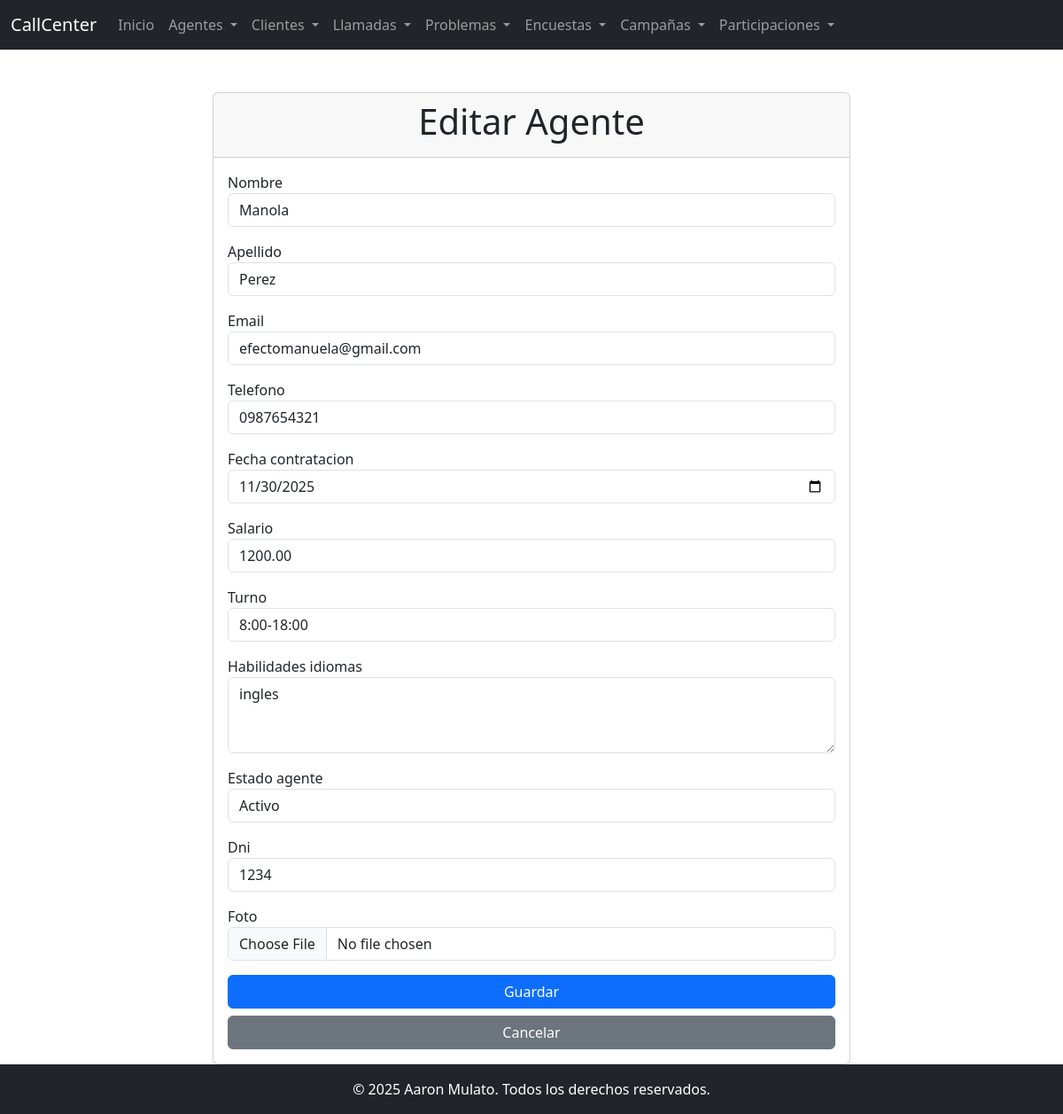
The page /agentes/1/actualizar/ on the database its author committed.
### app_callcenter/models.py (models this page shows, shortened)
class AgenteCallCenter(models.Model):
    nombre = models.CharField(max_length=100, null=True, blank=True)
    apellido = models.CharField(max_length=100, null=True, blank=True)
    email = models.EmailField(max_length=100, null=True, blank=True)
    telefono = models.CharField(max_length=20, null=True, blank=True)
    fecha_contratacion = models.DateField(null=True, blank=True)
    salario = models.DecimalField(max_digits=10, decimal_places=2, null=True, blank=True)
    turno = models.CharField(max_length=50, null=True, blank=True)
    habilidades_idiomas = models.TextField(null=True, blank=True)
    estado_agente = models.CharField(max_length=50, null=True, blank=True)
    dni = models.CharField(max_length=20, null=True, blank=True)
    foto = models.ImageField(upload_to='fotos_agentes/', null=True, blank=True)

### app_callcenter/views.py (the view)
# urls.py: path("agentes/<int:pk>/actualizar/", AgenteUpdateView.as_view(), name="agente-update"),
class AgenteUpdateView(UpdateView):
    model = AgenteCallCenter
    form_class = AgenteForm
    template_name = "app_callcenter/agente_form.html"
    success_url = reverse_lazy("app_callcenter:agente-list")

### app_callcenter/templates/app_callcenter/agente_form.html (shortened to what this page needs)
{% extends 'app_callcenter/base.html' %}
{% block content %}
<div class="container mt-4">
  <div class="row justify-content-center">
    <div class="col-md-8">
      <div class="card">
        <div class="card-header">
          <h1 class="text-center">{% if object %}Editar{% else %}Crear{% endif %} Agente</h1>
        </div>
        <div class="card-body">
          <form method="post" enctype="multipart/form-data">
            {% for field in form %}
              <div class="form-group mb-3">
                <label for="{{ field.id_for_label }}">{{ field.label }}</label>
                {{ field }}
              </div>
            {% endfor %}
            <div class="d-grid gap-2">
              <button type="submit" class="btn btn-primary">Guardar</button>
              <a href="{% if object %}{% url 'app_callcenter:agente-detail' object.pk %}{% else %}{% url 'app_callcenter:agente-list' %}{% endif %}" class="btn btn-secondary">Cancelar</a>
            </div>
          </form>
        </div>
      </div>
    </div>
  </div>
</div>
{% endblock %}

### rows shown on the page
AgenteCallCenter: form "Manola" "Perez" "efectomanuela@gmail.com" "0987654321" "11/30/2025" "1200.00" "8:00-18:00" "ingles" "Activo" "1234"

### other values the page prints
{{ field.label }} "Nombre" "Apellido" "Email" "Telefono" "Fecha contratacion" "Salario" "Turno" "Habilidades idiomas" "Estado agente" "Dni" "Foto"
